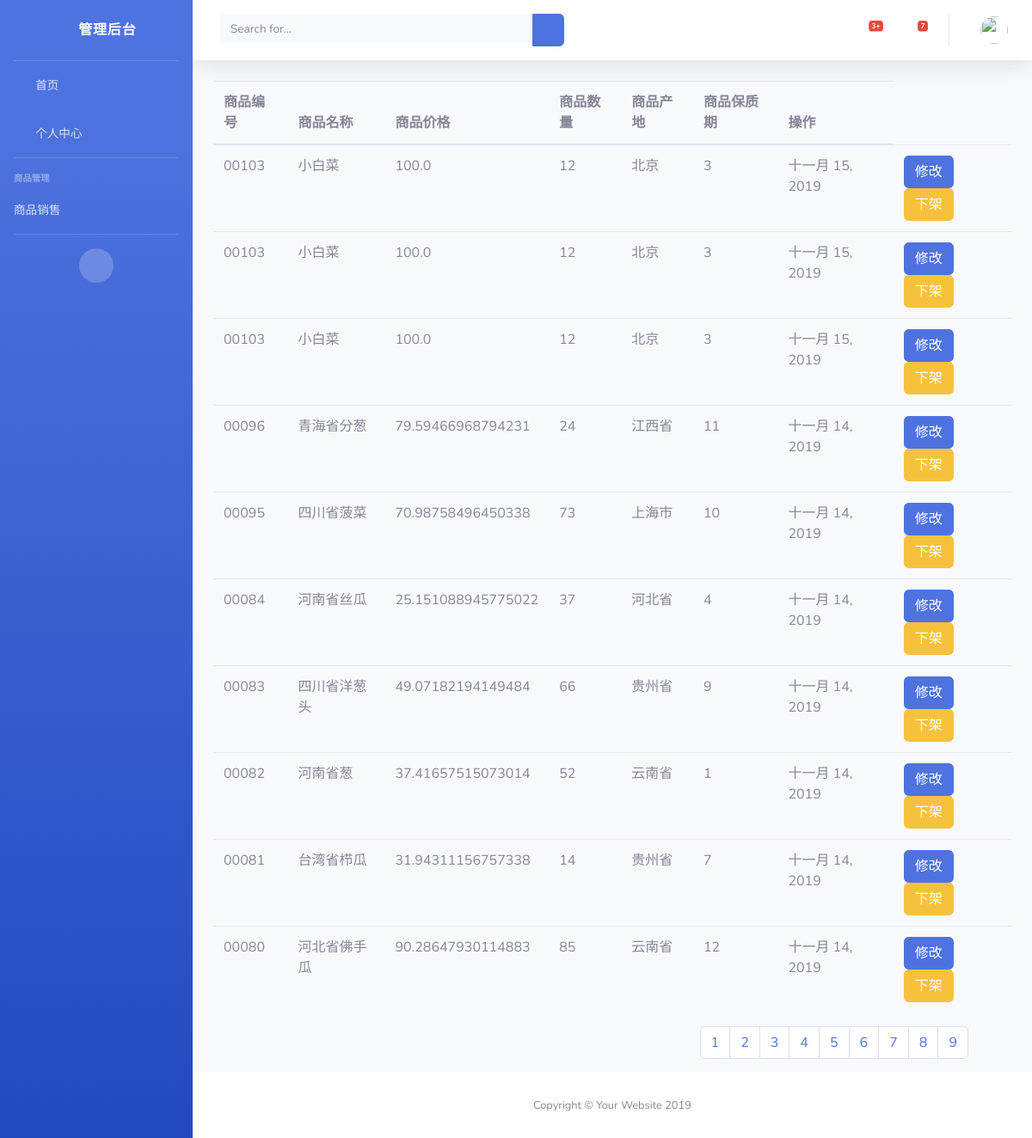
The page /goods_list/1/1/ on the database its author committed.
### LoginUser/models.py (models this page shows)
class Goods(models.Model):
    goods_number = models.CharField(max_length=32,verbose_name="商品编号")
    goods_name = models.CharField(max_length=32,verbose_name="商品名称")
    goods_price = models.FloatField(verbose_name="商品价格")
    goods_count = models.IntegerField(verbose_name="数量")
    goods_location = models.TextField(verbose_name="生产地")
    goods_safe_data = models.IntegerField(verbose_name="保质期")   ##
    goods_pro_time = models.DateField(auto_now=True,verbose_name="生产日期")  ## 生产日期
    goods_status = models.IntegerField(default=1)   ## 0 代表下架   1 代表上架
    class Meta:
        db_table = "goods"

### LoginUser/views.py (the view)
# urls.py: path("goods_list/",goods_list),
def goods_list(request,type,page=1):
    print (type)
    goods = Goods.objects.filter(goods_status = int(type)).order_by("-goods_number")
    goods_obj = Paginator(goods,10)  ## 每页10条
    goods_list = goods_obj.page(page)
    return render(request,'goods_list.html',locals())

### templates/goods_list.html (shortened to what this page needs)
{% extends "base.html" %}
{% block content %}
    <table class="table">
        <thead>
            <tr>
                <th>商品编号</th>
                <th>商品名称</th>
                <th>商品价格</th>
                <th>商品数量</th>
                <th>商品产地</th>
                <th>商品保质期</th>
                <th>操作</th>
            </tr>
        </thead>
        <tbody>
        {% for one in goods_list %}
            <tr>
                <td>{{ one.goods_number }}</td>
                <td>{{ one.goods_name }}</td>
                <td>{{ one.goods_price }}</td>
                <td>{{ one.goods_count }}</td>
                <td>{{ one.goods_location }}</td>
                <td>{{ one.goods_safe_data }}</td>
                <td>{{ one.goods_pro_time }}</td>
                <td>
                    <button class="btn btn-primary">修改</button>
                    {% if one.goods_status == 1 %}
                        <a class="btn btn-warning" href="/goods_status/down/{{ one.id }}">下架</a>
                    {% else %}
                        <a class="btn btn-primary" href="/goods_status/up/{{ one.id }}">上架</a>
                    {% endif %}
                </td>
            </tr>
        {% endfor %}
        </tbody>
    </table>
    <ul style="float: right;margin-right: 50px;" class="pagination">
    {% for page in goods_obj.page_range %}
        <li class="paginate_button page-item">
        {% if type == "1" %}
            <a class = 'page-link' href="/goods_list/1/{{ page }}/">{{ page }}</a>
        {% else %}
            <a class = 'page-link' href="/goods_list/0/{{ page }}/">{{ page }}</a>
        {% endif %}
       </li>
    {% endfor %}
    </ul>
{% endblock %}

### rows shown on the page
Goods: goods_number "00103", goods_name "小白菜", goods_price "100.0", goods_count "12", goods_location "北京", goods_safe_data "3", goods_pro_time "十一月 15, 2019"
Goods: goods_number "00103", goods_name "小白菜", goods_price "100.0", goods_count "12", goods_location "北京", goods_safe_data "3", goods_pro_time "十一月 15, 2019"
Goods: goods_number "00103", goods_name "小白菜", goods_price "100.0", goods_count "12", goods_location "北京", goods_safe_data "3", goods_pro_time "十一月 15, 2019"
Goods: goods_number "00096", goods_name "青海省分葱", goods_price "79.59466968794231", goods_count "24", goods_location "江西省", goods_safe_data "11", goods_pro_time "十一月 14, 2019"
Goods: goods_number "00095", goods_name "四川省菠菜", goods_price "70.98758496450338", goods_count "73", goods_location "上海市", goods_safe_data "10", goods_pro_time "十一月 14, 2019"
Goods: goods_number "00084", goods_name "河南省丝瓜", goods_price "25.151088945775022", goods_count "37", goods_location "河北省", goods_safe_data "4", goods_pro_time "十一月 14, 2019"
Goods: goods_number "00083", goods_name "四川省洋葱头", goods_price "49.07182194149484", goods_count "66", goods_location "贵州省", goods_safe_data "9", goods_pro_time "十一月 14, 2019"
Goods: goods_number "00082", goods_name "河南省葱", goods_price "37.41657515073014", goods_count "52", goods_location "云南省", goods_safe_data "1", goods_pro_time "十一月 14, 2019"
Goods: goods_number "00081", goods_name "台湾省栉瓜", goods_price "31.94311156757338", goods_count "14", goods_location "贵州省", goods_safe_data "7", goods_pro_time "十一月 14, 2019"
Goods: goods_number "00080", goods_name "河北省佛手瓜", goods_price "90.28647930114883", goods_count "85", goods_location "云南省", goods_safe_data "12", goods_pro_time "十一月 14, 2019"

### other values the page prints
{{ page }} "1" "2" "3" "4" "5" "6" "7" "8" "9"
